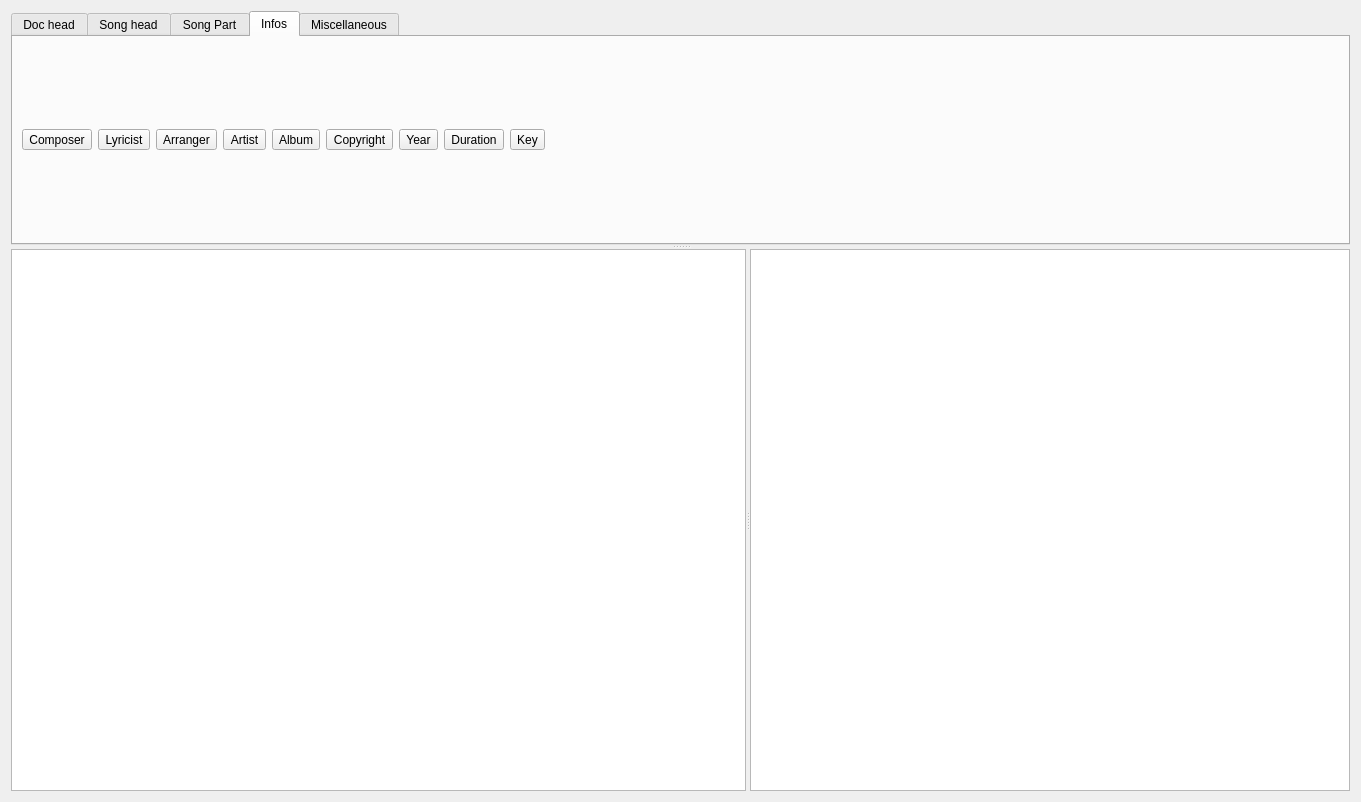
<?xml version="1.0" encoding="UTF-8"?>
<ui version="4.0">
 <class>FormEditor</class>
 <widget class="QWidget" name="FormEditor">
  <property name="geometry">
   <rect>
    <x>0</x>
    <y>0</y>
    <width>1361</width>
    <height>802</height>
   </rect>
  </property>
  <property name="windowTitle">
   <string>Form</string>
  </property>
  <layout class="QHBoxLayout" name="horizontalLayout_8">
   <item>
    <widget class="QSplitter" name="splitterVertical">
     <property name="orientation">
      <enum>Qt::Vertical</enum>
     </property>
     <widget class="QTabWidget" name="tabWidget">
      <property name="maximumSize">
       <size>
        <width>16777215</width>
        <height>16777215</height>
       </size>
      </property>
      <property name="toolTip">
       <string/>
      </property>
      <property name="currentIndex">
       <number>3</number>
      </property>
      <widget class="QWidget" name="DocHead">
       <attribute name="title">
        <string>Doc head</string>
       </attribute>
       <attribute name="toolTip">
        <string>Document header informations</string>
       </attribute>
       <layout class="QHBoxLayout" name="horizontalLayout_9">
        <item>
         <layout class="QHBoxLayout" name="horizontalLayout_4">
          <item>
           <widget class="QToolButton" name="toolButtonCT">
            <property name="toolTip">
             <string>Define a title for the booklet</string>
            </property>
            <property name="text">
             <string>Cover 
title</string>
            </property>
           </widget>
          </item>
          <item>
           <widget class="QToolButton" name="toolButtonCS">
            <property name="toolTip">
             <string>Define a subtitle for the booklet</string>
            </property>
            <property name="text">
             <string>Cover
subtitle</string>
            </property>
           </widget>
          </item>
          <item>
           <widget class="Line" name="line">
            <property name="orientation">
             <enum>Qt::Vertical</enum>
            </property>
           </widget>
          </item>
          <item>
           <spacer name="horizontalSpacer_3">
            <property name="orientation">
             <enum>Qt::Horizontal</enum>
            </property>
            <property name="sizeHint" stdset="0">
             <size>
              <width>40</width>
              <height>20</height>
             </size>
            </property>
           </spacer>
          </item>
          <item>
           <widget class="QCheckBox" name="checkBoxLongShort">
            <property name="maximumSize">
             <size>
              <width>100</width>
              <height>16777215</height>
             </size>
            </property>
            <property name="toolTip">
             <string>Long/Short notation in text</string>
            </property>
            <property name="text">
             <string>Long syntax</string>
            </property>
           </widget>
          </item>
         </layout>
        </item>
       </layout>
      </widget>
      <widget class="QWidget" name="Songhead">
       <attribute name="title">
        <string>Song head</string>
       </attribute>
       <attribute name="toolTip">
        <string>Song header informations</string>
       </attribute>
       <layout class="QHBoxLayout" name="horizontalLayout_3">
        <item>
         <layout class="QHBoxLayout" name="horizontalLayout_2">
          <item>
           <widget class="QToolButton" name="toolButtonInsertNewSong">
            <property name="toolTip">
             <string>Insert a new song in alphabetic order in the list of songs</string>
            </property>
            <property name="text">
             <string>Insert
new song</string>
            </property>
           </widget>
          </item>
          <item>
           <widget class="QToolButton" name="toolButtonT">
            <property name="toolTip">
             <string>Define a song title</string>
            </property>
            <property name="text">
             <string>Song 
title</string>
            </property>
           </widget>
          </item>
          <item>
           <widget class="QToolButton" name="toolButtonST">
            <property name="toolTip">
             <string>Define a song subtitle</string>
            </property>
            <property name="text">
             <string>Song
subtitle</string>
            </property>
           </widget>
          </item>
          <item>
           <widget class="Line" name="line_2">
            <property name="orientation">
             <enum>Qt::Vertical</enum>
            </property>
           </widget>
          </item>
          <item>
           <widget class="QToolButton" name="toolButtonTime">
            <property name="toolTip">
             <string>4/4 3/4 ...</string>
            </property>
            <property name="text">
             <string>Time</string>
            </property>
           </widget>
          </item>
          <item>
           <widget class="QToolButton" name="toolButtonTempo">
            <property name="toolTip">
             <string>Beat per minute</string>
            </property>
            <property name="text">
             <string>Tempo</string>
            </property>
           </widget>
          </item>
          <item>
           <widget class="QToolButton" name="toolButtonCol">
            <property name="toolTip">
             <string>Column number for this song</string>
            </property>
            <property name="text">
             <string>Column:</string>
            </property>
           </widget>
          </item>
          <item>
           <widget class="Line" name="line_3">
            <property name="orientation">
             <enum>Qt::Vertical</enum>
            </property>
           </widget>
          </item>
          <item>
           <widget class="QToolButton" name="toolButtonCB">
            <property name="toolTip">
             <string>Insert a column break</string>
            </property>
            <property name="text">
             <string>Column
break</string>
            </property>
           </widget>
          </item>
          <item>
           <spacer name="horizontalSpacer">
            <property name="orientation">
             <enum>Qt::Horizontal</enum>
            </property>
            <property name="sizeHint" stdset="0">
             <size>
              <width>40</width>
              <height>20</height>
             </size>
            </property>
           </spacer>
          </item>
         </layout>
        </item>
       </layout>
      </widget>
      <widget class="QWidget" name="Songpart">
       <attribute name="title">
        <string>Song Part</string>
       </attribute>
       <attribute name="toolTip">
        <string>Song part informations</string>
       </attribute>
       <layout class="QVBoxLayout" name="verticalLayout_2">
        <item>
         <layout class="QHBoxLayout" name="horizontalLayout_5">
          <item>
           <widget class="QToolButton" name="toolButtonSOC">
            <property name="toolTip">
             <string>Insert start of chorus</string>
            </property>
            <property name="text">
             <string>Start of
chorus</string>
            </property>
           </widget>
          </item>
          <item>
           <widget class="QToolButton" name="toolButtonEOC">
            <property name="toolTip">
             <string>Insert end of chorus</string>
            </property>
            <property name="text">
             <string>End of
chorus</string>
            </property>
           </widget>
          </item>
          <item>
           <widget class="Line" name="line_4">
            <property name="orientation">
             <enum>Qt::Vertical</enum>
            </property>
           </widget>
          </item>
          <item>
           <widget class="QToolButton" name="toolButtonSOR">
            <property name="toolTip">
             <string>Insert start of refrain</string>
            </property>
            <property name="text">
             <string>Start of 
refrain</string>
            </property>
           </widget>
          </item>
          <item>
           <widget class="QToolButton" name="toolButtonEOR">
            <property name="toolTip">
             <string>Insert end of refrain</string>
            </property>
            <property name="text">
             <string>End of 
refrain</string>
            </property>
           </widget>
          </item>
          <item>
           <widget class="Line" name="line_5">
            <property name="orientation">
             <enum>Qt::Vertical</enum>
            </property>
           </widget>
          </item>
          <item>
           <widget class="QToolButton" name="toolButtonSOV">
            <property name="toolTip">
             <string>Insert start of verse</string>
            </property>
            <property name="text">
             <string>Start of 
verse</string>
            </property>
           </widget>
          </item>
          <item>
           <widget class="QToolButton" name="toolButtonEOV">
            <property name="toolTip">
             <string>Insert end of verse</string>
            </property>
            <property name="text">
             <string>End of 
verse</string>
            </property>
           </widget>
          </item>
          <item>
           <widget class="Line" name="line_6">
            <property name="orientation">
             <enum>Qt::Vertical</enum>
            </property>
           </widget>
          </item>
          <item>
           <widget class="QToolButton" name="toolButtonSOG">
            <property name="toolTip">
             <string>Insert start of grid</string>
            </property>
            <property name="text">
             <string>Start of 
grid</string>
            </property>
           </widget>
          </item>
          <item>
           <widget class="QToolButton" name="toolButtonEOG">
            <property name="toolTip">
             <string>Insert end of grid</string>
            </property>
            <property name="text">
             <string>End of 
grid</string>
            </property>
           </widget>
          </item>
          <item>
           <widget class="Line" name="line_7">
            <property name="orientation">
             <enum>Qt::Vertical</enum>
            </property>
           </widget>
          </item>
          <item>
           <widget class="QToolButton" name="toolButtonPageBreak">
            <property name="toolTip">
             <string>Insert a page break</string>
            </property>
            <property name="text">
             <string>Page
Break</string>
            </property>
           </widget>
          </item>
          <item>
           <widget class="Line" name="line_8">
            <property name="orientation">
             <enum>Qt::Vertical</enum>
            </property>
           </widget>
          </item>
          <item>
           <spacer name="horizontalSpacer_2">
            <property name="orientation">
             <enum>Qt::Horizontal</enum>
            </property>
            <property name="sizeHint" stdset="0">
             <size>
              <width>40</width>
              <height>20</height>
             </size>
            </property>
           </spacer>
          </item>
         </layout>
        </item>
       </layout>
      </widget>
      <widget class="QWidget" name="Infos">
       <attribute name="title">
        <string>Infos</string>
       </attribute>
       <attribute name="toolTip">
        <string>Song other informations</string>
       </attribute>
       <layout class="QHBoxLayout" name="horizontalLayout_7">
        <item>
         <layout class="QHBoxLayout" name="horizontalLayout">
          <item>
           <widget class="QToolButton" name="toolButtonComposer">
            <property name="toolTip">
             <string>Insert the song composer</string>
            </property>
            <property name="text">
             <string>Composer</string>
            </property>
           </widget>
          </item>
          <item>
           <widget class="QToolButton" name="toolButtonLyricist">
            <property name="toolTip">
             <string>Insert the song lyricist</string>
            </property>
            <property name="text">
             <string>Lyricist</string>
            </property>
           </widget>
          </item>
          <item>
           <widget class="QToolButton" name="toolButtonArranger">
            <property name="toolTip">
             <string>Insert the song arranger</string>
            </property>
            <property name="text">
             <string>Arranger</string>
            </property>
           </widget>
          </item>
          <item>
           <widget class="QToolButton" name="toolButtonArtist">
            <property name="toolTip">
             <string>Insert the song artist</string>
            </property>
            <property name="text">
             <string>Artist</string>
            </property>
           </widget>
          </item>
          <item>
           <widget class="QToolButton" name="toolButtonAlbum">
            <property name="toolTip">
             <string>Insert the name of album</string>
            </property>
            <property name="text">
             <string>Album</string>
            </property>
           </widget>
          </item>
          <item>
           <widget class="QToolButton" name="toolButtonCopyright">
            <property name="toolTip">
             <string>Insert the copyright</string>
            </property>
            <property name="text">
             <string>Copyright</string>
            </property>
           </widget>
          </item>
          <item>
           <widget class="QToolButton" name="toolButtonYear">
            <property name="toolTip">
             <string>Insert the year</string>
            </property>
            <property name="text">
             <string>Year</string>
            </property>
           </widget>
          </item>
          <item>
           <widget class="QToolButton" name="toolButtonDuration">
            <property name="toolTip">
             <string>Insert the duration</string>
            </property>
            <property name="text">
             <string>Duration</string>
            </property>
           </widget>
          </item>
          <item>
           <widget class="QToolButton" name="toolButtonKey">
            <property name="toolTip">
             <string>Insert a key</string>
            </property>
            <property name="text">
             <string>Key</string>
            </property>
           </widget>
          </item>
          <item>
           <spacer name="horizontalSpacer_5">
            <property name="orientation">
             <enum>Qt::Horizontal</enum>
            </property>
            <property name="sizeHint" stdset="0">
             <size>
              <width>40</width>
              <height>20</height>
             </size>
            </property>
           </spacer>
          </item>
         </layout>
        </item>
       </layout>
      </widget>
      <widget class="QWidget" name="tab">
       <attribute name="title">
        <string>Miscellaneous</string>
       </attribute>
       <attribute name="toolTip">
        <string>Other informations in comment style</string>
       </attribute>
       <layout class="QVBoxLayout" name="verticalLayout_3">
        <item>
         <layout class="QHBoxLayout" name="horizontalLayout_6">
          <item>
           <widget class="QToolButton" name="toolButtonComment">
            <property name="toolTip">
             <string>Insert a regular comment</string>
            </property>
            <property name="text">
             <string>Comment
Regular</string>
            </property>
           </widget>
          </item>
          <item>
           <widget class="QToolButton" name="toolButtonCommentItalic">
            <property name="toolTip">
             <string>Insert a comment in italic</string>
            </property>
            <property name="text">
             <string>Comment
Italic</string>
            </property>
           </widget>
          </item>
          <item>
           <widget class="QToolButton" name="toolButtonCommentBox">
            <property name="toolTip">
             <string>Insert a comment in a box</string>
            </property>
            <property name="text">
             <string>Comment
Box</string>
            </property>
           </widget>
          </item>
          <item>
           <widget class="Line" name="line_17">
            <property name="orientation">
             <enum>Qt::Vertical</enum>
            </property>
           </widget>
          </item>
          <item>
           <spacer name="horizontalSpacer_4">
            <property name="orientation">
             <enum>Qt::Horizontal</enum>
            </property>
            <property name="sizeHint" stdset="0">
             <size>
              <width>40</width>
              <height>20</height>
             </size>
            </property>
           </spacer>
          </item>
         </layout>
        </item>
       </layout>
      </widget>
     </widget>
     <widget class="QSplitter" name="splitterHorizontal">
      <property name="orientation">
       <enum>Qt::Horizontal</enum>
      </property>
      <widget class="TextEdit" name="textEdit"/>
      <widget class="QTableWidget" name="tableWidgetToc">
       <property name="sizePolicy">
        <sizepolicy hsizetype="Preferred" vsizetype="Preferred">
         <horstretch>0</horstretch>
         <verstretch>0</verstretch>
        </sizepolicy>
       </property>
       <property name="maximumSize">
        <size>
         <width>600</width>
         <height>16777215</height>
        </size>
       </property>
       <property name="baseSize">
        <size>
         <width>300</width>
         <height>3</height>
        </size>
       </property>
       <property name="editTriggers">
        <set>QAbstractItemView::NoEditTriggers</set>
       </property>
       <property name="alternatingRowColors">
        <bool>true</bool>
       </property>
       <property name="selectionMode">
        <enum>QAbstractItemView::SingleSelection</enum>
       </property>
       <property name="showGrid">
        <bool>false</bool>
       </property>
       <property name="gridStyle">
        <enum>Qt::NoPen</enum>
       </property>
       <property name="sortingEnabled">
        <bool>true</bool>
       </property>
       <attribute name="horizontalHeaderVisible">
        <bool>false</bool>
       </attribute>
      </widget>
     </widget>
    </widget>
   </item>
  </layout>
 </widget>
 <customwidgets>
  <customwidget>
   <class>TextEdit</class>
   <extends>QTextEdit</extends>
   <header>textedit.h</header>
  </customwidget>
 </customwidgets>
 <resources/>
 <connections/>
</ui>
